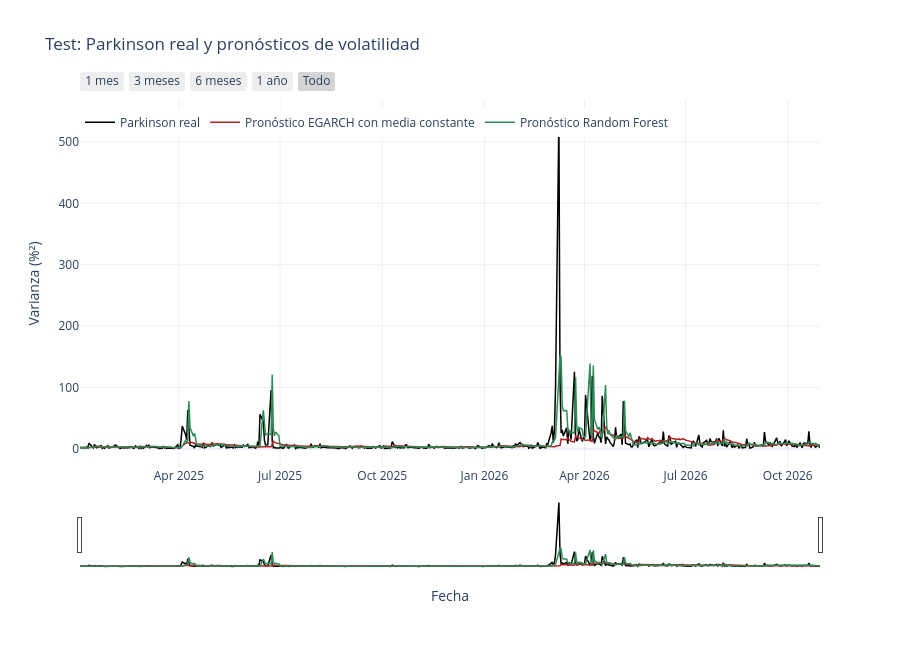

Notebook code for this chart:
### Markdown cell above
La gráfica muestra que la volatilidad cambia mucho con el tiempo y que hay picos muy altos, especialmente en 2020 y 2026. Como la mayoría de los valores son mucho más bajos, en la gráfica parecen estar cerca de cero.

Durante el test, ambos modelos pronostican valores bajos en los períodos tranquilos. Cuando aparecen picos, Random Forest muestra algunos aumentos mayores, mientras que EGARCH con media constante produce pronósticos más suaves. La gráfica general no permite comparar bien esos momentos, así que conviene ampliarlos.

Esta gráfica ayuda a observar el comportamiento de los datos, pero no basta para decir qué modelo es mejor. Aunque Random Forest tuvo menores pérdidas promedio en el test, la prueba de Diebold–Mariano no encontró una diferencia estadísticamente significativa frente a EGARCH con media constante.

### Code cell
import plotly.graph_objects as go

test_plot = test.sort_index()

fig = go.Figure()

fig.add_trace(go.Scatter(
    x=test_plot.index,
    y=test_plot["y"],
    mode="lines",
    name="Parkinson real",
    line=dict(color="black", width=1.5),
))

fig.add_trace(go.Scatter(
    x=test_plot.index,
    y=test_plot["h_egarch"],
    mode="lines",
    name="Pronóstico EGARCH con media constante",
    line=dict(color="firebrick", width=1.5),
))

fig.add_trace(go.Scatter(
    x=test_plot.index,
    y=test_plot["h_rf"],
    mode="lines",
    name="Pronóstico Random Forest",
    line=dict(color="seagreen", width=1.5),
))

fig.update_layout(
    title="Test: Parkinson real y pronósticos de volatilidad",
    xaxis_title="Fecha",
    yaxis_title="Varianza (%²)",
    hovermode="x unified",
    template="plotly_white",
    legend=  dict(
        orientation="h",
        x=0,
        y=0.9,
        xanchor="left",
        yanchor="bottom",
    ),
    height=650,
    xaxis=dict(
        rangeselector=dict(
            buttons=[
                dict(count=1, label="1 mes", step="month", stepmode="backward"),
                dict(count=3, label="3 meses", step="month", stepmode="backward"),
                dict(count=6, label="6 meses", step="month", stepmode="backward"),
                dict(count=1, label="1 año", step="year", stepmode="backward"),
                dict(step="all", label="Todo"),
            ]
        ),
        rangeslider=dict(visible=True),
        type="date",
    ),
)

fig.show()

### Figure 1 — Plotly figure (JSON) as saved in the notebook; plotly's stock layout.template omitted (floating-point values rounded to 4 significant figures; data arrays with more than 128 entries replaced by an {"elided": "..."} marker saying what was removed)
{"data": [{"line": {"color": "black", "width": 1.5}, "mode": "lines", "name": "Parkinson real", "type": "scatter", "x": {"elided": "461 str values"}, "y": {"elided": "461 float values"}}, {"line": {"color": "firebrick", "width": 1.5}, "mode": "lines", "name": "Pronóstico EGARCH con media constante", "type": "scatter", "x": {"elided": "461 str values"}, "y": {"elided": "461 float values"}}, {"line": {"color": "seagreen", "width": 1.5}, "mode": "lines", "name": "Pronóstico Random Forest", "type": "scatter", "x": {"elided": "461 str values"}, "y": {"elided": "461 float values"}}], "layout": {"height": 650, "hovermode": "x unified", "legend": {"orientation": "h", "x": 0, "xanchor": "left", "y": 0.9, "yanchor": "bottom"}, "title": {"text": "Test: Parkinson real y pronósticos de volatilidad"}, "xaxis": {"rangeselector": {"buttons": [{"count": 1, "label": "1 mes", "step": "month", "stepmode": "backward"}, {"count": 3, "label": "3 meses", "step": "month", "stepmode": "backward"}, {"count": 6, "label": "6 meses", "step": "month", "stepmode": "backward"}, {"count": 1, "label": "1 año", "step": "year", "stepmode": "backward"}, {"label": "Todo", "step": "all"}]}, "rangeslider": {"visible": true}, "title": {"text": "Fecha"}, "type": "date"}, "yaxis": {"title": {"text": "Varianza (%²)"}}}}
